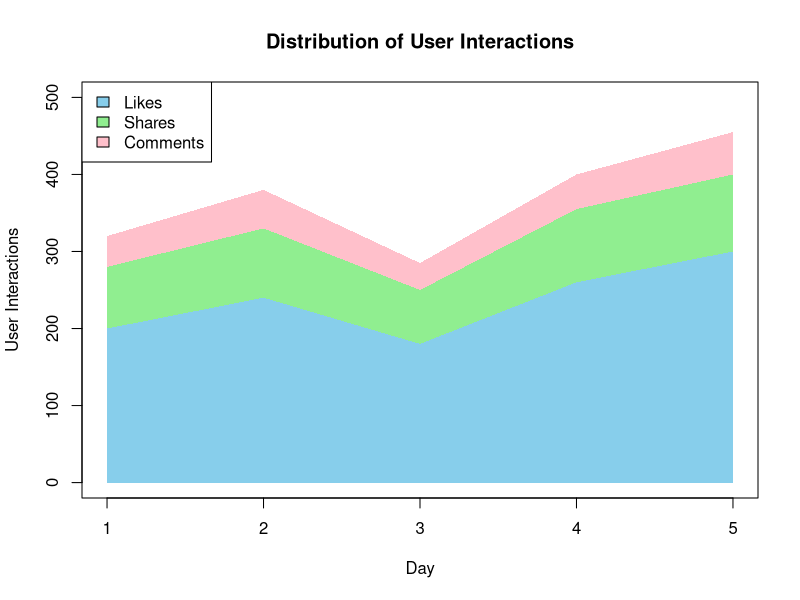

The R script that drew this image:
# User Interaction Data

days <- 1:5

likes <- c(200, 240, 180, 260, 300)
shares <- c(80, 90, 70, 95, 100)
comments <- c(40, 50, 35, 45, 55)

# Data Matrix

interaction <- rbind(likes, shares, comments)

# Stacked Area Chart

colors <- c("skyblue", "lightgreen", "pink")

plot(days,
     likes,
     type = "n",
     ylim = c(0, 500),
     xlab = "Day",
     ylab = "User Interactions",
     main = "Distribution of User Interactions")

polygon(c(days, rev(days)),
        c(rep(0,5), rev(likes)),
        col = colors[1],
        border = NA)

polygon(c(days, rev(days)),
        c(likes, rev(likes + shares)),
        col = colors[2],
        border = NA)

polygon(c(days, rev(days)),
        c(likes + shares, rev(likes + shares + comments)),
        col = colors[3],
        border = NA)

legend("topleft",
       legend = c("Likes","Shares","Comments"),
       fill = colors)
